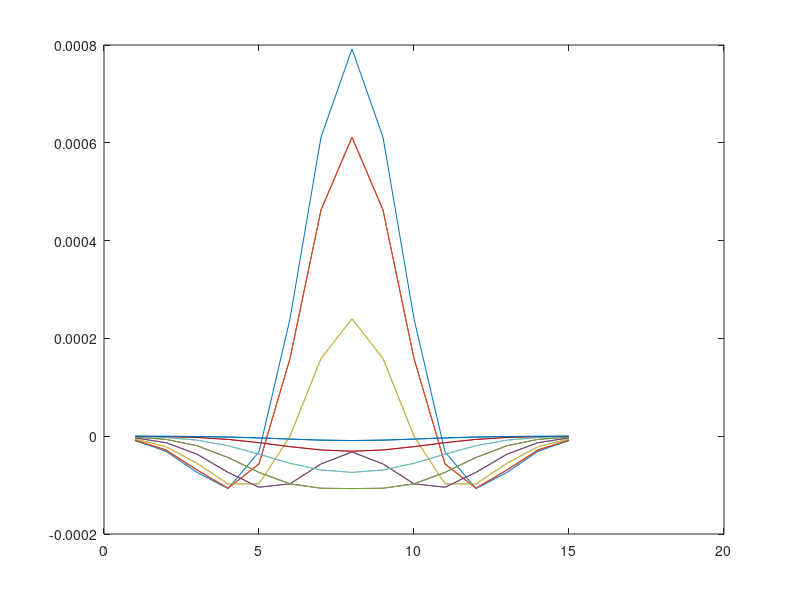

This chart was generated by the following MATLAB code: (Note: this script raises an error after producing the figure.)
%% hw2 prog3

close all;

%% Part (a)

k      = 15;
sigma  = 2;
H      = fspecial('log', [k, k], sigma);

figure;
plot(-H);

%% Part (b)

img = imread('/Users/masatoshi/Documents/cse166/DIP3E_Original_Images_CH10/Fig1022(a)(building_original).tif');
img = double(img);

tau              = 0;
F                = conv2(img, H, 'same');

idx              = F > 0;
thresholded      = zeros(size(F));
thresholded(idx) = F(idx);

figure;
imagesc(img);
colormap('Gray');
title('original image');

figure;
imagesc(F);
colormap('Gray');
title('filtered image');

figure;
imagesc(thresholded);
colormap('Gray');
title('filtered and thresholded image');

%% Part (c)

figure;
hold on;
imagesc(flipud(img));
colormap('Gray');
contour(flipud(F), [0, 0], 'r');
title('overlayed edge contour (Part c)');
hold off;

%% Part (d)

sigma           = 2;
tau             = 5;

N               = 4*sigma*sigma + 1;
binomial_kernel = PascalRow(N);
binomial_kernel = binomial_kernel' * binomial_kernel;
binomial_kernel = binomial_kernel ./ sum(binomial_kernel(:));
blurred_img     = conv2(img, binomial_kernel, 'same');

[dX, dY] = gradient(blurred_img);
M        = sqrt(dX.*dX + dY.*dY);
idx      = M > tau;
F2       = zeros(size(F));
F2(idx)  = F(idx);

figure;
hold on;
imagesc(flipud(img));
colormap('Gray');
contour(flipud(F2), [0, 0], 'r');
title('overlayed edge contour (Part d)');
hold off;
